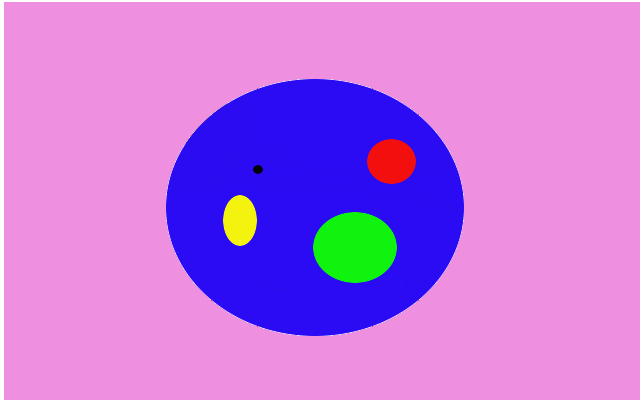
#> input picture imagem3.jpeg, 640 x 400 px
$ python detecBlobs.py   (older library calls are emulated)
#> lines starting #> are read from the running program, lines starting #| are printed output that depends on the picture
#!/usr/bin/python

# Standard imports
import cv2
import numpy as np;
from PIL import Image,ImageFilter,ImageEnhance
from matplotlib import pyplot as plt

# Read image
im = cv2.imread("imagem3.jpeg", cv2.IMREAD_GRAYSCALE)
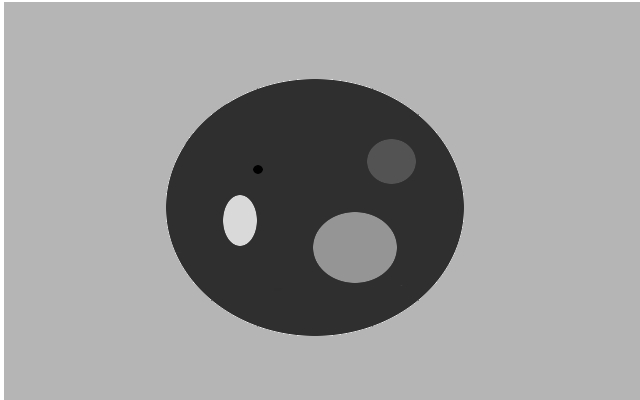
#> im: shape (400, 640); min 0, max 255, mean 153.4
# Setup SimpleBlobDetector parameters.
params = cv2.SimpleBlobDetector_Params()
# Change thresholds
params.minThreshold = 0
params.maxThreshold = 255

params.blobColor = 254
params.filterByColor = True

# [18 lines of commented-out code are left out]
ver = (cv2.__version__).split('.')
if int(ver[0]) < 3 :
	detector = cv2.SimpleBlobDetector(params)
else :
	detector = cv2.SimpleBlobDetector_create(params)


# Detect blobs.
keypoints = detector.detect(im)
#> keypoints = ()

# Draw detected blobs as red circles.
# cv2.DRAW_MATCHES_FLAGS_DRAW_RICH_KEYPOINTS ensures
# the size of the circle corresponds to the size of blob

im_with_keypoints = cv2.drawKeypoints(im, keypoints, np.array([]), (255,0,0), cv2.DRAW_MATCHES_FLAGS_DRAW_RICH_KEYPOINTS)

# Show blobs
cv2.imshow("Keypoints", im_with_keypoints)
cv2.waitKey(0)
